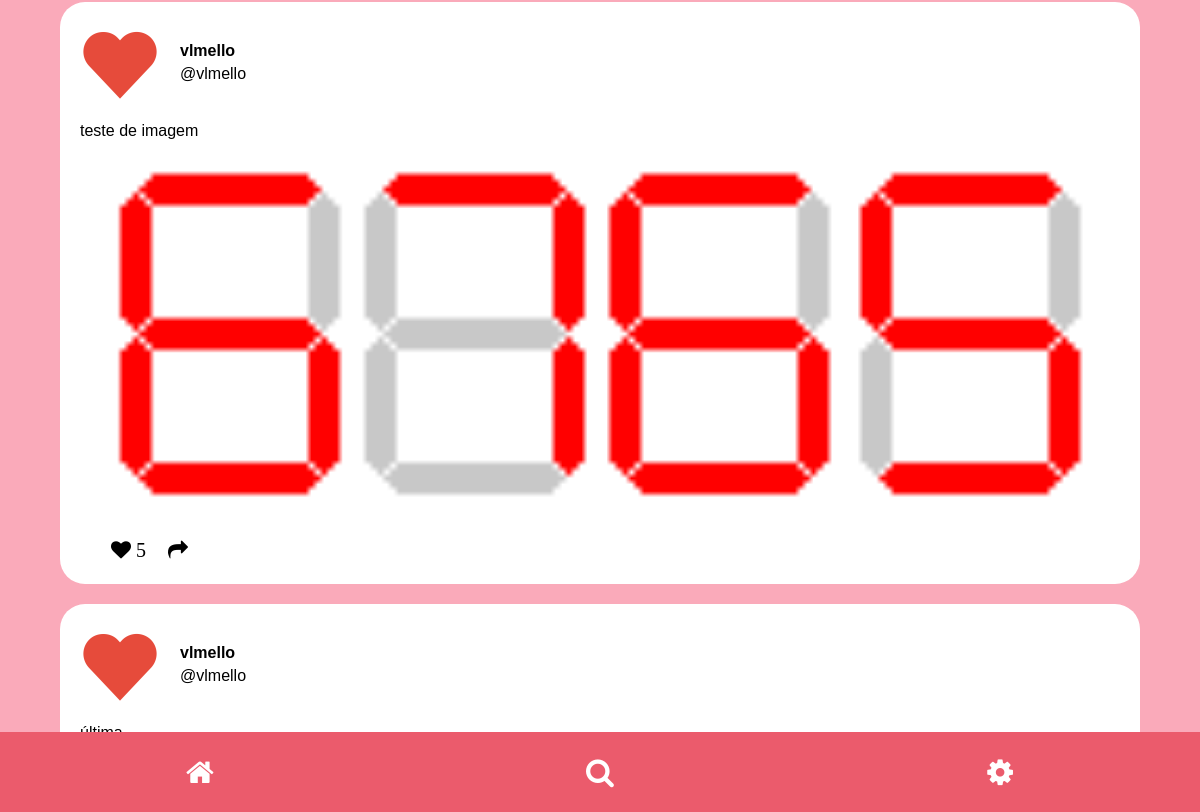
Before: /profile/vlmello (signed in, lower part) with the older database file.
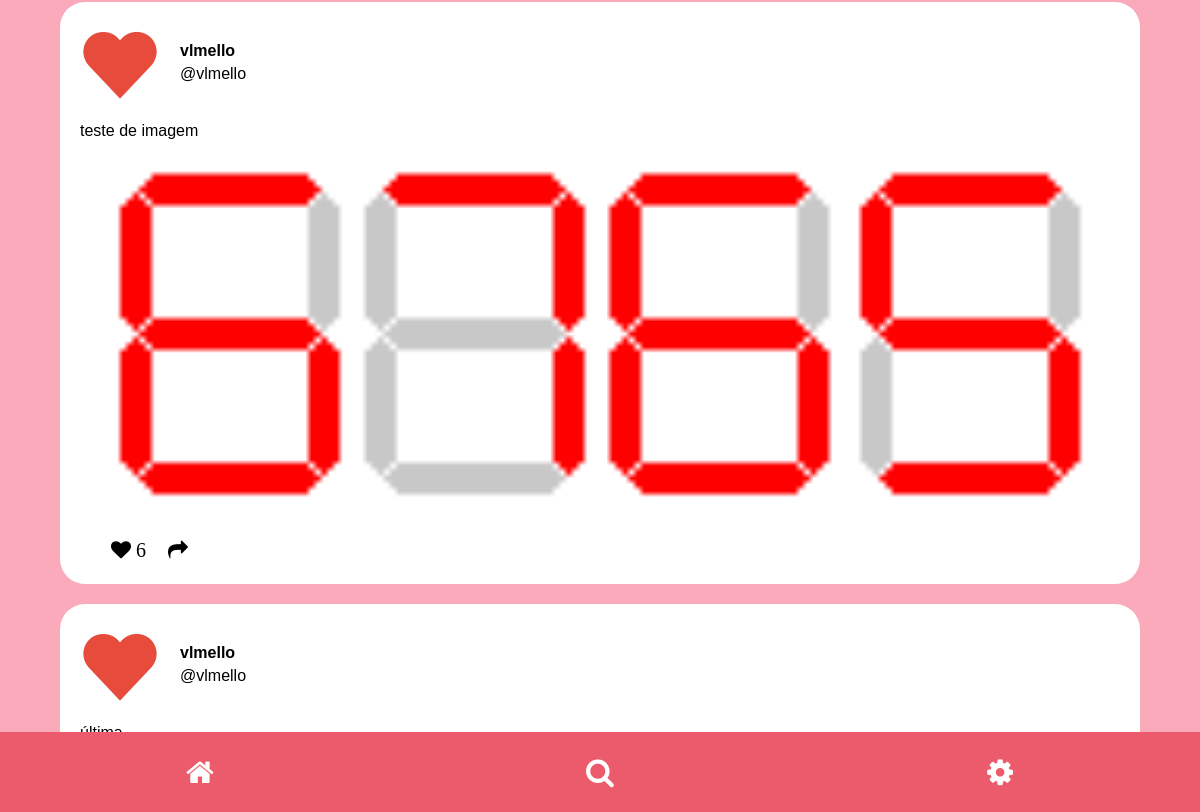
After: the same page with the newer database file.
### feed/models.py (models this page shows, shortened)
class Post(models.Model):
    id = models.AutoField(primary_key=True)
    text = models.CharField(max_length=250)
    image = models.ImageField(upload_to = "media")
    likes = models.IntegerField(default=0)
    user = models.ForeignKey(get_user_model(), on_delete=models.CASCADE, null=True)

### feed/views.py (the view)
# urls.py: path('profile/<str:user_id>', views.profile, name="profile"),
@login_required
def profile(request, user_id):
    posts = Post.objects.filter(user=get_user_model().objects.get(username=user_id))
    follow = False
    return render(request, 'profile.html', {'posts':posts, 'user_id':user_id, 'follow':follow})

### feed/templates/profile.html (shortened to what this page needs)
{% load static %}
<!DOCTYPE html>
<html lang="pt-BR">
    <head>
        <link rel="stylesheet" href="{% static 'feed/css/profile.css' %}">
        <link rel="stylesheet" href="https://cdnjs.cloudflare.com/ajax/libs/font-awesome/4.7.0/css/font-awesome.min.css">
    </head>
    <body onload="addListenerScroll();">
        <div class="content-bar">
            <div class="options">
                <a href="/feed/"><button class="btn btn-bar"><i class="icon fa fa-home"></i><div class="btn-text">Início</div></button></a>
                <a href="/search/"><button class="btn btn-bar"><i class="icon fa fa-search"></i><div class="btn-text">Pesquisar</div></button></a>
                <a href="/config/"><button class="btn btn-bar"><i class="icon fa fa-gear"></i><div class="btn-text">Configurações</div></button></a>
            </div>
        </div>
        <div id="scrollable-content" class="content-main">
            {% for post in posts %}
            <div id="template-post" class="post">
                <a href="/profile_org/{{post.user}}" class="profile-btn"><div class="post-creator"><img src="{% static 'feed/img/heart-png.png' %}"><div class="name">{{post.user}}</div><div class="at">@{{post.user}}</div></div></a>
                <div class="description-text">{{post.text}}</div>
                {% if post.image %}
                    <img class="single-image" src="{{post.image.url}}">
                {% endif %}
                <div class="post-buttons">
                    <a href="/like/{{post.id}}"><button class="post-btn"><i class="icon like fa fa-heart">&nbsp{{post.likes}}</i></button></a>
                    <button class="post-btn"><i class="icon shar fa fa-share"></i></button>
                </div>
            </div>
            {% endfor %}
        </div>
    </body>
</html>

Changed rows visible on the page:
changed Post "teste de imagem": likes "5" → "6"
